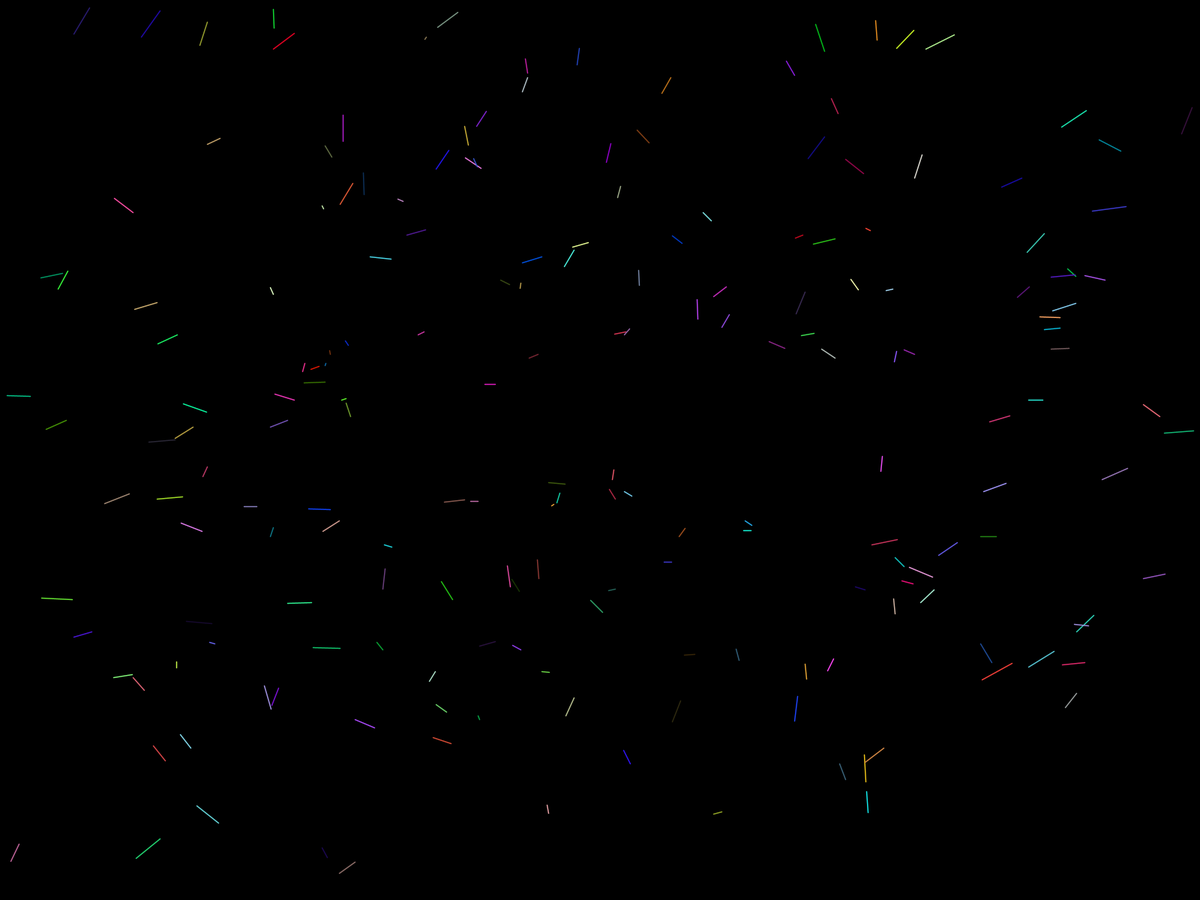
Frame 1 (no input)
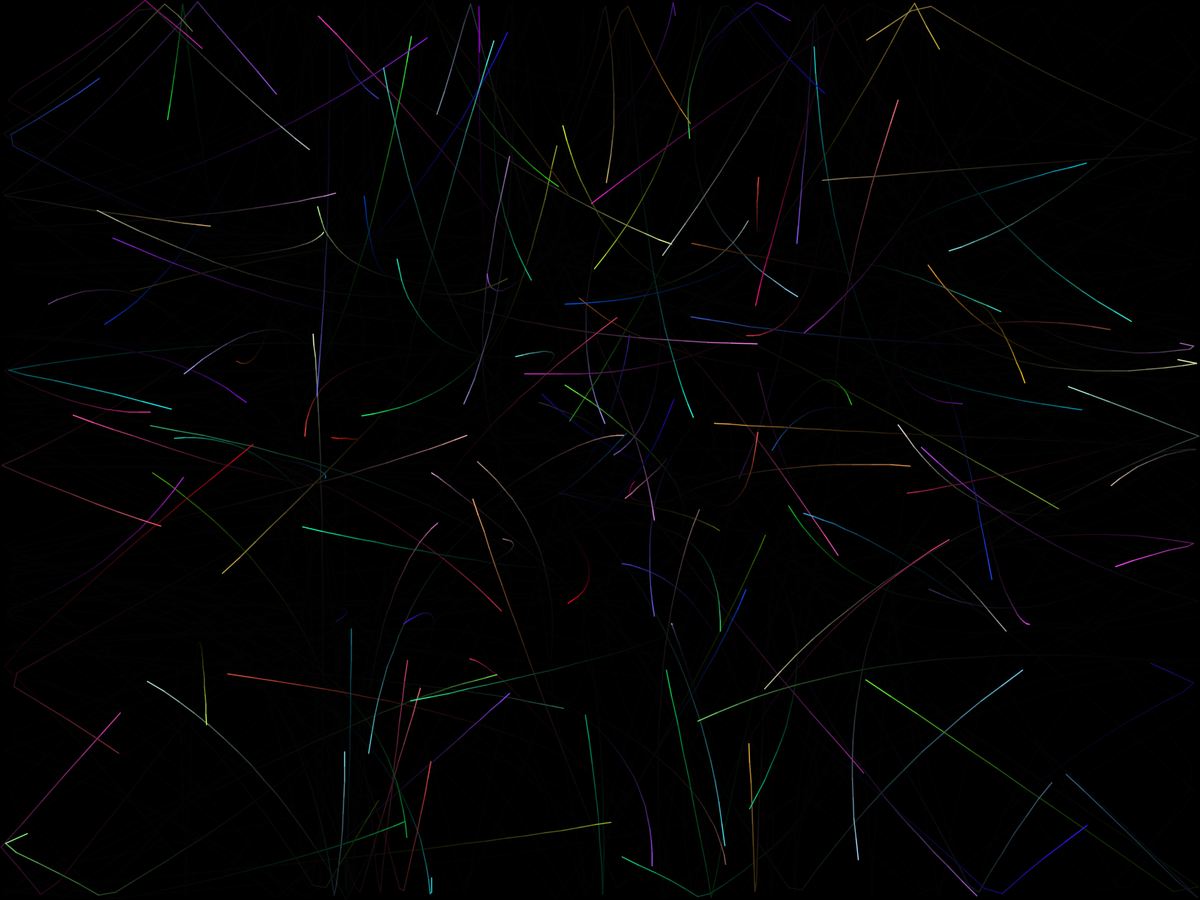
Frame 60 (the mouse pressed at the canvas centre just before this capture)
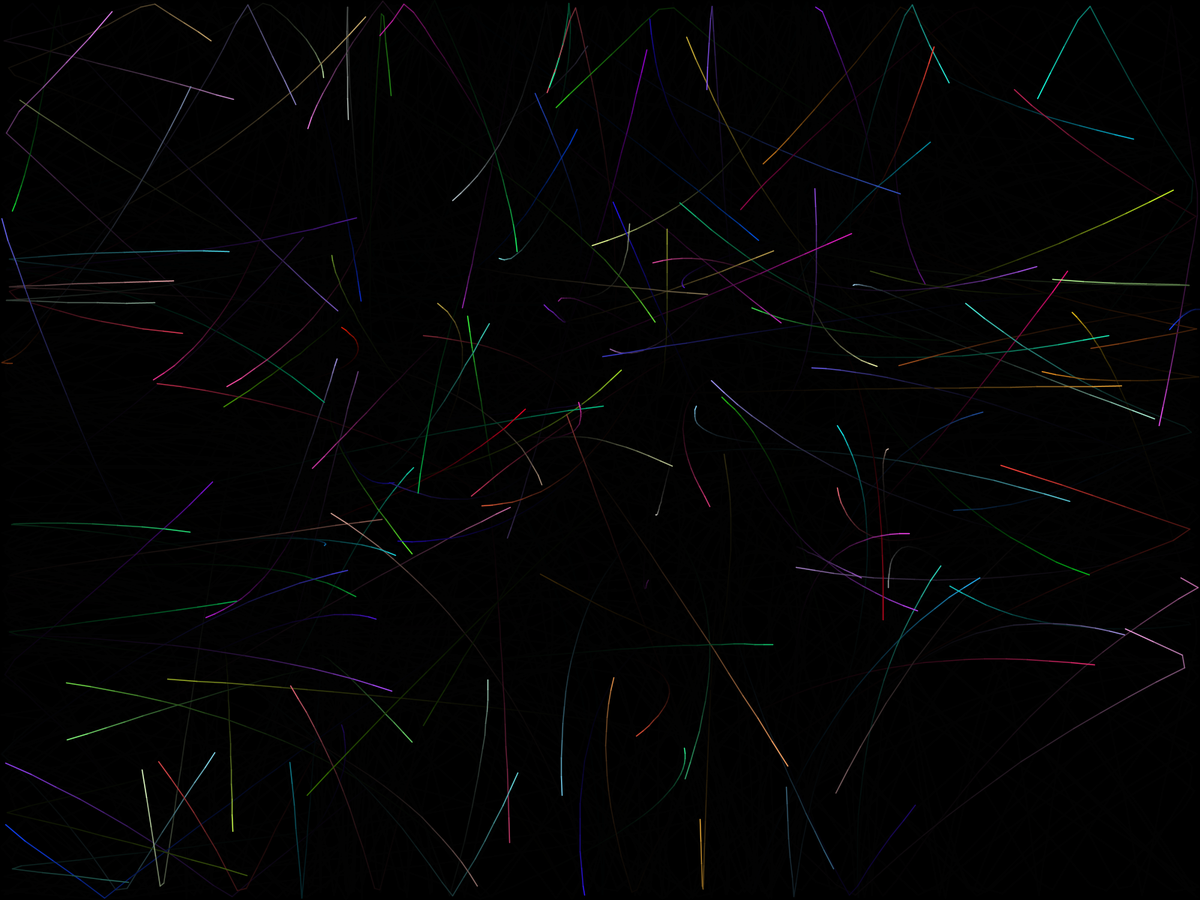
Frame 120 (the mouse held since frame 60 and released just before this capture)

The Processing sketch that drew these frames (run headless with seeded random() and noise(); from frame 60 on, the mouse is pressed at the canvas centre):

// Processing sketch: wallpaper3
// ── wallpaper3.pde
ArrayList<Ball> balls;
float r;

void setup() {
  //size(100, 100);
  fullScreen();
  background(0);
  strokeCap(ROUND);

  r=1.5;

  balls=new ArrayList<Ball>();
  for (int i=0; i<width*height/10000; i++) {
    balls.add(new Ball(new PVector(random(r+(width-r*2)/4, width-r-(width-r*2)/4), random(r+(height-r*2)/4, height-r-(height-r*2)/4)), new PVector(0, 0), PVector.fromAngle(random(2*PI)).mult(1))); 
    for (int j=0; j<10000; j++) {
      balls.get(i).move(0.1);
    }
  }
  frameRate(30);
}

void draw() {
  fill(0, 0, 0, 50); 
  noStroke(); 
  rect(0, 0, width, height); 
  strokeWeight(r); 
  for (int i=0; i<balls.size(); i++) {
    balls.get(i).pp=balls.get(i).p.copy(); 
    for (int j=0; j<10; j++) {
      balls.get(i).move(0.1);
    }
    balls.get(i).show();
  }
  println(frameRate);
}

class Ball {
  PVector p, pp, v, g; 
  color c; 

  Ball(PVector p_, PVector v_, PVector g_) {
    p=p_.copy(); 
    v=v_.copy(); 
    g=g_.copy(); 
    c=color(random(255), random(255), random(255));
  }

  void move(float t) {
    v.add(g.copy().mult(t)); 
    p.add(v.copy().mult(t)); 
    if (p.x<=r/2||p.x>=width-r/2) {
      p.sub(v.copy().mult(t)); 
      v.x*=-1;
    } else if (p.y<r/2||p.y>height-r/2) {
      p.sub(v.copy().mult(t)); 
      v.y*=-1;
    }
  }

  void show() {
    stroke(c); 
    line(pp.x, pp.y, p.x, p.y);
  }
}
